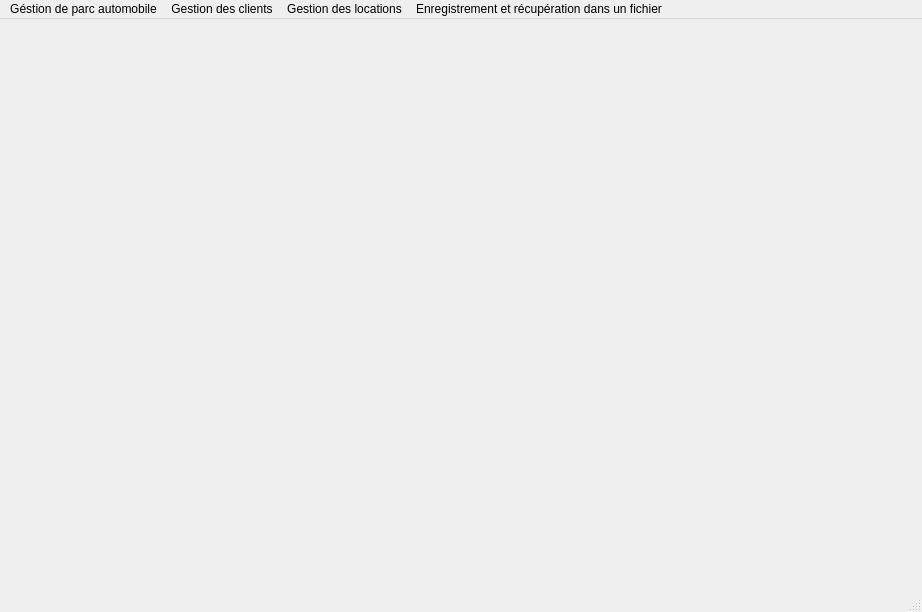
<?xml version="1.0" encoding="UTF-8"?>
<ui version="4.0">
 <class>MainWindow</class>
 <widget class="QMainWindow" name="MainWindow">
  <property name="geometry">
   <rect>
    <x>0</x>
    <y>0</y>
    <width>922</width>
    <height>612</height>
   </rect>
  </property>
  <property name="windowTitle">
   <string>MainWindow</string>
  </property>
  <widget class="QWidget" name="centralwidget">
   <widget class="QWidget" name="widget" native="true">
    <property name="geometry">
     <rect>
      <x>-1</x>
      <y>-1</y>
      <width>941</width>
      <height>571</height>
     </rect>
    </property>
    <widget class="QLabel" name="label">
     <property name="geometry">
      <rect>
       <x>-10</x>
       <y>-5</y>
       <width>935</width>
       <height>581</height>
      </rect>
     </property>
     <property name="styleSheet">
      <string notr="true">border-image: url(:/images/Location_cars-01.jpg);</string>
     </property>
     <property name="text">
      <string/>
     </property>
    </widget>
   </widget>
  </widget>
  <widget class="QMenuBar" name="menubar">
   <property name="geometry">
    <rect>
     <x>0</x>
     <y>0</y>
     <width>922</width>
     <height>22</height>
    </rect>
   </property>
   <widget class="QMenu" name="menuG_stion_de_parc_automobile">
    <property name="title">
     <string>Géstion de parc automobile</string>
    </property>
    <widget class="QMenu" name="menuMise_jour">
     <property name="title">
      <string>Mise à jour</string>
     </property>
     <widget class="QMenu" name="menuSupprimer_voiture">
      <property name="title">
       <string>Supprimer voiture</string>
      </property>
      <addaction name="actionSuppression_d_une_voiture_donn_e"/>
      <addaction name="separator"/>
      <addaction name="actionSuppression_des_voitures_d_une_marque_donn_e"/>
      <addaction name="separator"/>
      <addaction name="actionSuppression_des_voitures_age_10_ans"/>
     </widget>
     <widget class="QMenu" name="menuModifier_voiture">
      <property name="title">
       <string>Modifier voiture</string>
      </property>
      <addaction name="actionPrix"/>
      <addaction name="separator"/>
      <addaction name="actionCouleur"/>
     </widget>
     <addaction name="actionAjouter_voiture"/>
     <addaction name="separator"/>
     <addaction name="menuSupprimer_voiture"/>
     <addaction name="separator"/>
     <addaction name="menuModifier_voiture"/>
    </widget>
    <widget class="QMenu" name="menuRecherche_Affichage">
     <property name="title">
      <string>Recherche ,Affichage</string>
     </property>
     <addaction name="actionContenu_du_dictionnaire_voitures"/>
     <addaction name="separator"/>
     <addaction name="actionRecherche_par_matricule"/>
     <addaction name="separator"/>
     <addaction name="actionRecherche_par_marque"/>
     <addaction name="separator"/>
     <addaction name="actionRecherche_par_couleur"/>
     <addaction name="separator"/>
     <addaction name="actionRecherche_par_voitures_disponibles"/>
     <addaction name="separator"/>
     <addaction name="actionRecherche_des_voitures_lou_es"/>
     <addaction name="separator"/>
     <addaction name="actionRecherche_des_voitures_lou_es_entre_2_dates"/>
    </widget>
    <addaction name="menuMise_jour"/>
    <addaction name="separator"/>
    <addaction name="menuRecherche_Affichage"/>
   </widget>
   <widget class="QMenu" name="menuGestion_des_clients">
    <property name="title">
     <string>Gestion des clients</string>
    </property>
    <widget class="QMenu" name="menuMise_jour_2">
     <property name="title">
      <string>Mise à jour</string>
     </property>
     <widget class="QMenu" name="menuModifier_les_donn_es_d_un_client">
      <property name="title">
       <string>Modifier les données d'un client</string>
      </property>
      <addaction name="actionAdresse"/>
      <addaction name="separator"/>
      <addaction name="actionT_l_phone"/>
      <addaction name="separator"/>
      <addaction name="actionmail"/>
     </widget>
     <addaction name="actionAjouter_un_nouvel_client"/>
     <addaction name="separator"/>
     <addaction name="actionSupprimer_un_client"/>
     <addaction name="separator"/>
     <addaction name="menuModifier_les_donn_es_d_un_client"/>
    </widget>
    <widget class="QMenu" name="menuRecherche_affichage">
     <property name="title">
      <string>Recherche ,affichage</string>
     </property>
     <addaction name="actionContenu_du_dictionnaire_clients"/>
     <addaction name="separator"/>
     <addaction name="actionRecherche_par_CIN"/>
    </widget>
    <addaction name="menuMise_jour_2"/>
    <addaction name="separator"/>
    <addaction name="menuRecherche_affichage"/>
   </widget>
   <widget class="QMenu" name="menuGestion_des_locations">
    <property name="title">
     <string>Gestion des locations</string>
    </property>
    <widget class="QMenu" name="menuMise_jour_3">
     <property name="title">
      <string>Mise à jour</string>
     </property>
     <widget class="QMenu" name="menuModifier_les_donn_es_d_une_location">
      <property name="title">
       <string>Modifier les données d'une location</string>
      </property>
      <addaction name="actionDate_de_location"/>
      <addaction name="separator"/>
      <addaction name="actionDur_e"/>
     </widget>
     <addaction name="actionAjouter_une_nouvelle_location"/>
     <addaction name="separator"/>
     <addaction name="actionSupprimer_une_location"/>
     <addaction name="separator"/>
     <addaction name="menuModifier_les_donn_es_d_une_location"/>
    </widget>
    <widget class="QMenu" name="menuRecherche_affichage_2">
     <property name="title">
      <string>Recherche ,affichage</string>
     </property>
     <addaction name="actionContenu_du_dictionnaire_locations"/>
     <addaction name="separator"/>
     <addaction name="actionRecherche_par_CIN_2"/>
     <addaction name="separator"/>
     <addaction name="actionRecherche_par_mat"/>
     <addaction name="separator"/>
     <addaction name="actionRecherche_par_date_donn_e"/>
     <addaction name="separator"/>
     <addaction name="actionRecherche_par_dur_e_de_location"/>
     <addaction name="separator"/>
     <addaction name="actionRecherche_des_locations_entre_2_dates_donn_es"/>
    </widget>
    <addaction name="menuMise_jour_3"/>
    <addaction name="separator"/>
    <addaction name="menuRecherche_affichage_2"/>
   </widget>
   <widget class="QMenu" name="menuEnregistrement_et_recup_ration_dans_un_fichier">
    <property name="title">
     <string>Enregistrement et récupération dans un fichier</string>
    </property>
    <addaction name="actionEnregistrement_fichier_voitures"/>
    <addaction name="actionR_cuperation_fichier_VOITURES"/>
    <addaction name="separator"/>
    <addaction name="actionEnregistrement_fichier_CLIENTS"/>
    <addaction name="actionR_cuperation_fichier_Clients"/>
    <addaction name="separator"/>
    <addaction name="actionEnregistrement_fichier_LOCATONS"/>
    <addaction name="actionR_cuperation_fichier_LOCATIONS"/>
   </widget>
   <addaction name="menuG_stion_de_parc_automobile"/>
   <addaction name="menuGestion_des_clients"/>
   <addaction name="menuGestion_des_locations"/>
   <addaction name="menuEnregistrement_et_recup_ration_dans_un_fichier"/>
  </widget>
  <widget class="QStatusBar" name="statusbar"/>
  <action name="actionAjouter_voiture">
   <property name="text">
    <string>Ajouter voiture</string>
   </property>
  </action>
  <action name="actionSuppression_d_une_voiture_donn_e">
   <property name="text">
    <string>Suppression d'une voiture donnée</string>
   </property>
  </action>
  <action name="actionSuppression_des_voitures_d_une_marque_donn_e">
   <property name="text">
    <string>Suppression des voitures d'une marque donnée</string>
   </property>
  </action>
  <action name="actionSuppression_des_voitures_age_10_ans">
   <property name="text">
    <string>Suppression des voitures (age&gt;10 ans)</string>
   </property>
  </action>
  <action name="actionPrix">
   <property name="text">
    <string>Prix</string>
   </property>
  </action>
  <action name="actionCouleur">
   <property name="text">
    <string>Couleur</string>
   </property>
  </action>
  <action name="actionContenu_du_dictionnaire_voitures">
   <property name="text">
    <string>Contenu du dictionnaire voitures</string>
   </property>
  </action>
  <action name="actionRecherche_par_matricule">
   <property name="text">
    <string>Recherche par matricule</string>
   </property>
  </action>
  <action name="actionRecherche_par_marque">
   <property name="text">
    <string>Recherche par marque</string>
   </property>
  </action>
  <action name="actionRecherche_par_couleur">
   <property name="text">
    <string>Recherche par couleur</string>
   </property>
  </action>
  <action name="actionRecherche_par_voitures_disponibles">
   <property name="text">
    <string>Recherche des voitures disponibles</string>
   </property>
  </action>
  <action name="actionRecherche_des_voitures_lou_es">
   <property name="text">
    <string>Recherche des voitures louées</string>
   </property>
  </action>
  <action name="actionRecherche_des_voitures_lou_es_entre_2_dates">
   <property name="text">
    <string>Recherche des voitures louées entre 2 dates</string>
   </property>
  </action>
  <action name="actionAjouter_un_nouvel_client">
   <property name="text">
    <string>Ajouter un nouvel client</string>
   </property>
  </action>
  <action name="actionSupprimer_un_client">
   <property name="text">
    <string>Supprimer un client</string>
   </property>
  </action>
  <action name="actionAdresse">
   <property name="text">
    <string>Adresse</string>
   </property>
  </action>
  <action name="actionT_l_phone">
   <property name="text">
    <string>Téléphone</string>
   </property>
  </action>
  <action name="actionmail">
   <property name="text">
    <string>mail</string>
   </property>
  </action>
  <action name="actionContenu_du_dictionnaire_clients">
   <property name="text">
    <string>Contenu du dictionnaire clients</string>
   </property>
  </action>
  <action name="actionRecherche_par_CIN">
   <property name="text">
    <string>Recherche par CIN</string>
   </property>
  </action>
  <action name="actionAjouter_une_nouvelle_location">
   <property name="text">
    <string>Ajouter une nouvelle location</string>
   </property>
  </action>
  <action name="actionSupprimer_une_location">
   <property name="text">
    <string>Supprimer une location</string>
   </property>
  </action>
  <action name="actionDate_de_location">
   <property name="text">
    <string>Date de location</string>
   </property>
  </action>
  <action name="actionDur_e">
   <property name="text">
    <string>Durée</string>
   </property>
  </action>
  <action name="actionContenu_du_dictionnaire_locations">
   <property name="text">
    <string>Contenu du dictionnaire locations</string>
   </property>
  </action>
  <action name="actionRecherche_par_CIN_2">
   <property name="text">
    <string>Recherche par CIN</string>
   </property>
  </action>
  <action name="actionRecherche_par_mat">
   <property name="text">
    <string>Recherche par mat</string>
   </property>
  </action>
  <action name="actionRecherche_par_date_donn_e">
   <property name="text">
    <string>Recherche par date donnée</string>
   </property>
  </action>
  <action name="actionRecherche_par_dur_e_de_location">
   <property name="text">
    <string>Recherche par durée de location</string>
   </property>
  </action>
  <action name="actionRecherche_des_locations_entre_2_dates_donn_es">
   <property name="text">
    <string>Recherche des locations entre 2 dates données</string>
   </property>
  </action>
  <action name="actionEnregistrement_fichier_voitures">
   <property name="text">
    <string>Enregistrement fichier VOITURES</string>
   </property>
  </action>
  <action name="actionEnregistrement_fichier_CLIENTS">
   <property name="text">
    <string>Enregistrement fichier CLIENTS</string>
   </property>
  </action>
  <action name="actionEnregistrement_fichier_LOCATONS">
   <property name="text">
    <string>Enregistrement fichier LOCATONS</string>
   </property>
  </action>
  <action name="actionR_cuperation_fichier_VOITURES">
   <property name="text">
    <string>Récuperation fichier VOITURES</string>
   </property>
  </action>
  <action name="actionR_cuperation_fichier_Clients">
   <property name="text">
    <string>Récuperation fichier CLIENTS</string>
   </property>
  </action>
  <action name="actionR_cuperation_fichier_LOCATIONS">
   <property name="text">
    <string>Récuperation fichier LOCATIONS</string>
   </property>
  </action>
 </widget>
 <resources>
  <include location="res_msgbox.qrc"/>
 </resources>
 <connections/>
</ui>
